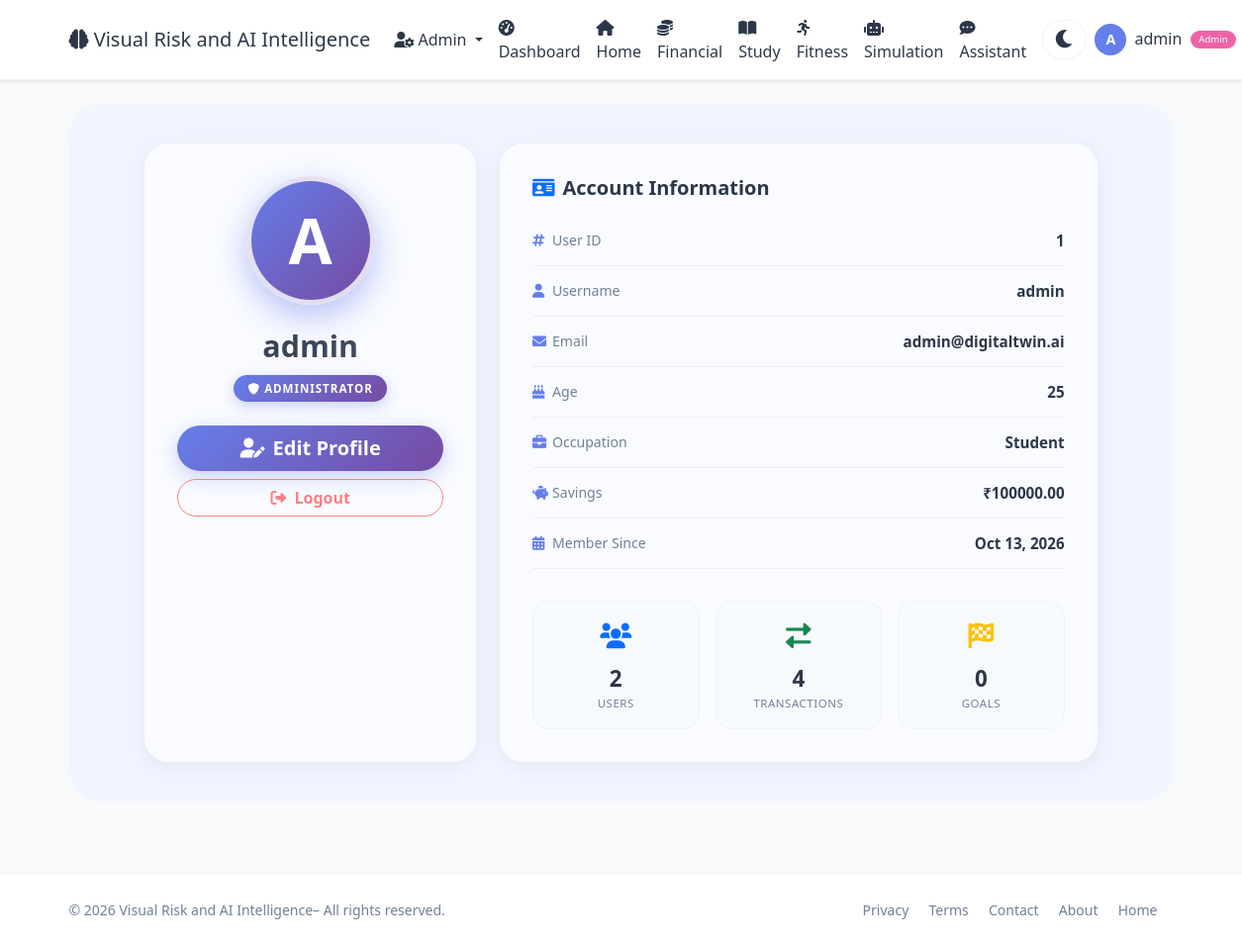
Screenshot of /admin/profile (signed in) with the database file from the repository.
### app.py (models this page shows, shortened)
class User(UserMixin, db.Model):
    id = db.Column(db.Integer, primary_key=True)
    username = db.Column(db.String(80), unique=True, nullable=False)
    email = db.Column(db.String(120), unique=True, nullable=False)
    password_hash = db.Column(db.String(200), nullable=False)
    age = db.Column(db.Integer, default=25)
    occupation = db.Column(db.String(100), default='Student')
    monthly_income = db.Column(db.Float, default=50000)
    monthly_expenses = db.Column(db.Float, default=35000)
    savings = db.Column(db.Float, default=100000)
    study_hours_per_week = db.Column(db.Float, default=20)
    fitness_hours_per_week = db.Column(db.Float, default=5)
    sleep_hours_per_day = db.Column(db.Float, default=7)
    created_at = db.Column(db.DateTime, default=datetime.utcnow)
    is_admin = db.Column(db.Boolean, default=False)
    transactions = db.relationship('Transaction', backref='user', lazy=True)
    study_logs = db.relationship('StudyLog', backref='user', lazy=True)
    fitness_logs = db.relationship('FitnessLog', backref='user', lazy=True)
    goals = db.relationship('Goal', backref='user', lazy=True)

### app.py (the view, shortened to what this page needs)
@app.route('/admin/profile', methods=['GET', 'POST'])
@login_required
def admin_profile():
    if not current_user.is_admin:
        flash('Admin access required.', 'warning')
        return redirect(url_for('user_dashboard'))
    admin = current_user
    editing = request.args.get('edit') == '1'
    return render_template(
        'admin/admin_profile.html',
        admin=admin,
        admin_count=User.query.count(),
        transaction_count=Transaction.query.count(),
        goal_count=Goal.query.count(),
        editing=editing,
    )

### templates/admin/admin_profile.html (shortened to what this page needs)
{% extends "base.html" %}
{% block content %}
<div class="container py-4">
    <div class="profile-wrapper">
        <div class="row g-4 justify-content-center">
            <div class="col-lg-4">
                <div class="profile-glass text-center h-100">
                    <div class="profile-avatar-lg">
                        {{ admin.username[0]|upper }}
                    </div>
                    <div class="profile-name-lg">{{ admin.username }}</div>
                    <div class="role-badge">
                        <i class="fas fa-shield-alt me-1"></i>Administrator
                    </div>
                    {% if editing %}
                        <div class="mt-4">
                            <a href="{{ url_for('admin_profile') }}"
                               class="btn btn-cancel btn-lg rounded-pill px-4 w-100">
                                <i class="fas fa-arrow-left me-2"></i>Back to Profile
                            </a>
                        </div>
                    {% else %}
                        <div class="mt-4">
                            <a href="{{ url_for('admin_profile', edit=1) }}"
                               class="btn btn-gradient btn-lg rounded-pill px-4 w-100">
                                <i class="fas fa-user-edit me-2"></i>Edit Profile
                            </a>
                        </div>
                    {% endif %}
                    <div class="mt-2">
                        <a href="{{ url_for('logout') }}"
                           class="btn btn-logout rounded-pill px-4 w-100">
                            <i class="fas fa-sign-out-alt me-2"></i>Logout
                        </a>
                    </div>
                </div>
            </div>
            <div class="col-lg-7">
                <div class="profile-glass h-100">
                    {% if editing %}
                    <form method="POST" action="{{ url_for('admin_profile') }}" novalidate>
                        <h5 class="fw-bold mb-3" style="color: var(--text-primary);">
                            <i class="fas fa-user-edit text-primary me-2"></i>Edit Account Information
                        </h5>
                        <div class="row g-3">
                            <div class="col-md-6">
                                <label class="form-label">Username <span class="text-danger">*</span></label>
                                <input type="text" name="username" class="form-control"
                                       value="{{ admin.username }}" required minlength="3" maxlength="50">
                            </div>
                            <div class="col-md-6">
                                <label class="form-label">Email <span class="text-danger">*</span></label>
                                <input type="email" name="email" class="form-control"
                                       value="{{ admin.email }}" required>
                            </div>
                            <div class="col-md-4">
                                <label class="form-label">Age <span class="text-danger">*</span></label>
                                <input type="number" name="age" class="form-control"
                                       value="{{ admin.age }}" min="1" max="120" required>
                            </div>
                            <div class="col-md-8">
                                <label class="form-label">Occupation</label>
                                <input type="text" name="occupation" class="form-control"
                                       value="{{ admin.occupation or '' }}" maxlength="100">
                            </div>
                        </div>
                        <div class="section-divider"></div>
                        <h6 class="fw-bold mb-3" style="color: var(--text-primary);">
                            <i class="fas fa-key text-primary me-2"></i>Change Password
                            <small class="text-muted fw-normal">(optional — leave blank to keep current)</small>
                        </h6>
                        <div class="row g-3">
                            <div class="col-md-4">
                                <label class="form-label">Current Password</label>
                                <input type="password" name="current_password" class="form-control"
                                       placeholder="Required to change"
                                       autocomplete="current-password">
                            </div>
                            <div class="col-md-4">
                                <label class="form-label">New Password</label>
                                <input type="password" name="new_password" class="form-control"
                                       minlength="6" placeholder="Min. 6 characters"
                                       autocomplete="new-password">
                            </div>
                            <div class="col-md-4">
                                <label class="form-label">Confirm New Password</label>
                                <input type="password" name="confirm_password" class="form-control"
                                       minlength="6" placeholder="Re-enter"
                                       autocomplete="new-password">
                            </div>
                        </div>
                        <div class="d-flex gap-3 mt-4">
                            <button type="submit" class="btn btn-gradient btn-lg px-4 rounded-pill">
                                <i class="fas fa-save me-2"></i>Save Changes
                            </button>
                            <a href="{{ url_for('admin_profile') }}"
                               class="btn btn-cancel btn-lg px-4 rounded-pill">
                                <i class="fas fa-times me-2"></i>Cancel
                            </a>
                        </div>
                    </form>
                    {% else %}
                    <h5 class="fw-bold mb-3" style="color: var(--text-primary);">
                        <i class="fas fa-id-card text-primary me-2"></i>Account Information
                    </h5>
                    <div class="info-row">
                        <span class="label"><i class="fas fa-hashtag"></i>User ID</span>
                        <span class="value">{{ admin.id }}</span>
                    </div>
                    <div class="info-row">
                        <span class="label"><i class="fas fa-user"></i>Username</span>
                        <span class="value">{{ admin.username }}</span>
                    </div>
                    <div class="info-row">
                        <span class="label"><i class="fas fa-envelope"></i>Email</span>
                        <span class="value">{{ admin.email }}</span>
                    </div>
                    <div class="info-row">
                        <span class="label"><i class="fas fa-birthday-cake"></i>Age</span>
                        <span class="value">{{ admin.age }}</span>
                    </div>
                    <div class="info-row">
                        <span class="label"><i class="fas fa-briefcase"></i>Occupation</span>
                        <span class="value">{{ admin.occupation or '—' }}</span>
                    </div>
                    <div class="info-row">
                        <span class="label"><i class="fas fa-piggy-bank"></i>Savings</span>
                        <span class="value">₹{{ '%.2f'|format(admin.savings or 0) }}</span>
                    </div>
                    <div class="info-row">
                        <span class="label"><i class="fas fa-calendar-alt"></i>Member Since</span>
                        <span class="value">
                            {{ admin.created_at.strftime('%b %d, %Y') if admin.created_at else 'N/A' }}
                        </span>
                    </div>
                    <div class="row g-3 mt-3">
                        <div class="col-4">
                            <div class="stat-mini">
                                <div class="icon text-primary"><i class="fas fa-users"></i></div>
                                <div class="num">{{ admin_count or 0 }}</div>
                                <div class="lbl">Users</div>
                            </div>
                        </div>
                        <div class="col-4">
                            <div class="stat-mini">
                                <div class="icon text-success"><i class="fas fa-exchange-alt"></i></div>
                                <div class="num">{{ transaction_count or 0 }}</div>
                                <div class="lbl">Transactions</div>
                            </div>
                        </div>
                        <div class="col-4">
                            <div class="stat-mini">
                                <div class="icon text-warning"><i class="fas fa-flag-checkered"></i></div>
                                <div class="num">{{ goal_count or 0 }}</div>
                                <div class="lbl">Goals</div>
                            </div>
                        </div>
                    </div>
                    {% endif %}
                </div>
            </div>
        </div>
    </div>
</div>
{% endblock %}

### templates/base.html (shortened to what this page needs)
<!DOCTYPE html>
<html lang="en" data-theme="light">
<head>
    <link href="https://cdn.jsdelivr.net/npm/bootstrap@5.3.0/dist/css/bootstrap.min.css" rel="stylesheet">
    <link rel="stylesheet" href="https://cdnjs.cloudflare.com/ajax/libs/font-awesome/6.0.0/css/all.min.css">
</head>
<body>
    <nav class="navbar navbar-expand-lg navbar-light bg-white shadow-sm">
        <div class="container">
            <a class="navbar-brand" href="{{ url_for('index') }}">
                <i class="fas fa-brain"></i> Visual Risk and AI Intelligence
            </a>
            <div class="collapse navbar-collapse" id="navbarNav">
                <ul class="navbar-nav ms-auto align-items-lg-center">
                    {% if current_user.is_authenticated %}
                        {% if current_user.is_admin %}
                            <li class="nav-item dropdown">
                                <a class="nav-link dropdown-toggle" href="#" id="adminDropdown" role="button" data-bs-toggle="dropdown">
                                    <i class="fas fa-user-cog"></i> Admin
                                </a>
                            </li>
                        {% endif %}
                        <li class="nav-item">
                            <a class="nav-link" href="{{ url_for('user_dashboard') }}">
                                <i class="fas fa-tachometer-alt me-1"></i>Dashboard
                            </a>
                        </li>
                    <li class="nav-item">
                            <a class="nav-link" href="{{ url_for('index') }}">
                                <i class="fas fa-home"></i>Home
                            </a>
                        </li>
                        <li class="nav-item">
                            <a class="nav-link" href="{{ url_for('user_financial') }}">
                                <i class="fas fa-coins me-1"></i>Financial
                            </a>
                        </li>
                        <li class="nav-item">
                            <a class="nav-link" href="{{ url_for('user_study') }}">
                                <i class="fas fa-book-open me-1"></i>Study
                            </a>
                        </li>
                        <li class="nav-item">
                            <a class="nav-link" href="{{ url_for('user_fitness') }}">
                                <i class="fas fa-running me-1"></i>Fitness
                            </a>
                        </li>
                        <li class="nav-item">
                            <a class="nav-link" href="{{ url_for('user_simulation') }}">
                                <i class="fas fa-robot me-1"></i>Simulation
                            </a>
                        </li>
                        <li class="nav-item">
                            <a class="nav-link" href="{{ url_for('user_assistant') }}">
                                <i class="fas fa-comment-dots me-1"></i>Assistant
                            </a>
                        </li>
                        <li class="nav-item">
                            <button class="theme-toggle" id="themeToggle" aria-label="Toggle theme">
                                <i class="fas fa-moon"></i>
                            </button>
                        </li>
                        <li class="nav-item dropdown">
                            <a class="nav-link dropdown-toggle" href="#" id="userDropdown" role="button" data-bs-toggle="dropdown">
                                <span class="user-avatar">{{ current_user.username[0]|upper }}</span>
                                <span class="ms-1">{{ current_user.username }}</span>
                                {% if current_user.is_admin %}
                                    <span class="admin-badge">Admin</span>
                                {% endif %}
                            </a>
                        </li>
                    {% endif %}
                </ul>
            </div>
        </div>
    </nav>
    {% block content %}{% endblock %}
    <footer class="mt-5 py-4 bg-light border-top">
        <div class="container">
            <div class="row align-items-center">
                <div class="col-md-6 text-center text-md-start">
                    <span class="text-muted small">© 2026 Visual Risk and AI Intelligence– All rights reserved.</span>
                </div>
                <div class="col-md-6 text-center text-md-end">
                    <a href="{{ url_for('privacy') }}" class="text-muted text-decoration-none me-3 small">Privacy</a>
                    <a href="{{ url_for('terms') }}" class="text-muted text-decoration-none me-3 small">Terms</a>
                    <a href="{{ url_for('contact') }}" class="text-muted text-decoration-none me-3 small">Contact</a>
                    <a href="{{ url_for('about') }}" class="text-muted text-decoration-none me-3 small">About</a>
                    <a href="{{ url_for('index') }}" class="text-muted text-decoration-none me-3 small">Home</a>
                </div>
            </div>
        </div>
    </footer>
</body>
</html>

### rows the page displays
User: username "A", username "admin", id "1", email "admin@digitaltwin.ai", age "25", occupation "Student", savings "100000.00", created_at "Oct 13, 2026"

### other values shown
{{ admin_count or 0 }} "2"
{{ transaction_count or 0 }} "4"
{{ goal_count or 0 }} "0"
